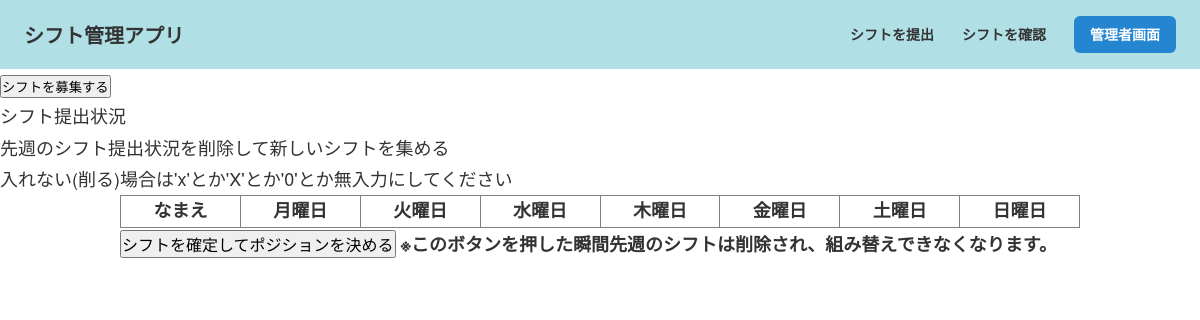
Before: /admin (signed in) with the older database file.
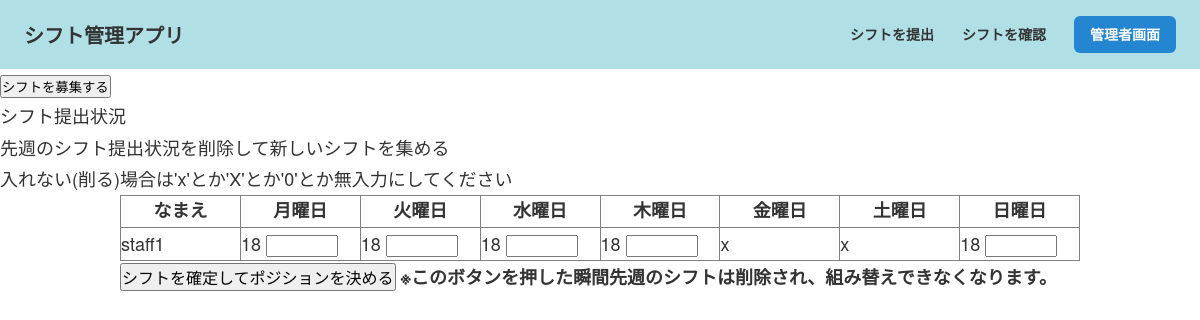
After: the same page with the newer database file.
### app.py (models this page shows)
class Shifts(db.Model):
    id = db.Column(db.Integer, primary_key=True, autoincrement=True)
    username = db.Column(db.String(40), unique=True, nullable=False)
    mon = db.Column(db.String(10))
    tue = db.Column(db.String(10))
    wed = db.Column(db.String(10))
    thu = db.Column(db.String(10))
    fri = db.Column(db.String(10))
    sat = db.Column(db.String(10))
    sun = db.Column(db.String(10))

### app.py (the view)
@app.route('/admin')
@login_required
def admin():
    db_users = db.session.query(Shifts).all()
    shift = []
    for row in db_users:
        shift.append(
            {
                'username' : row.username,
                'mon' : row.mon,
                'tue' : row.tue,
                'wed' : row.wed,
                'thu' : row.thu,
                'fri' : row.fri,
                'sat' : row.sat,
                'sun' : row.sun
            }
        )
    return render_template(
        'admin.html',
        shift=shift,
        week = ['月曜日','火曜日','水曜日','木曜日','金曜日','土曜日','日曜日']
    )

### app.py (called while the page is built)
@login_manager.user_loader
def load_user(user_id):
    return Admin.query.get(int(user_id))

### templates/admin.html (shortened to what this page needs)
<!DOCTYPE html>
<html lang="en">
<head>
    <link rel="stylesheet" href="../static/admin.css">
</head>
<body>
    <header class="header01">
        <h1 class="header01-logo"><a href="{{ url_for('index') }}">シフト管理アプリ</a></h1>
        <nav class="header01-nav">
            <ul class="header01-list">
                <li class="header01-item"><a href="{{ url_for('form') }}">シフトを提出</a></li>
                <li class="header01-item"><a href="{{ url_for('publish') }}">シフトを確認</a></li>
                <li class="header01-item header01-item--contact"><a href="{{ url_for('login_admin') }}">管理者画面</a></li>
            </ul>
        </nav>
    </header>
    <button><a href="{{ url_for('check_delete')}}">シフトを募集する</a></button>
    <h1>シフト提出状況</h1>
    <a href="{{ url_for('check_delete') }}">先週のシフト提出状況を削除して新しいシフトを集める</a>
    <form action="{{ url_for('check_shift') }}" method="POST">
        <p>入れない(削る)場合は'x'とか'X'とか'0'とか無入力にしてください</p>
        <table border="1" width="200">
            <tr>
                <th>なまえ</th>
                <th>月曜日</th>
                <th>火曜日</th>
                <th>水曜日</th>
                <th>木曜日</th>
                <th>金曜日</th>
                <th>土曜日</th>
                <th>日曜日</th>
            </tr>
            {% for i in range(shift|length) %}
                <tr>
                    <td>
                        {{ shift[i].username }}
                    </td>
                    <td>
                        {{ shift[i].mon }}
                        {% if shift[i].mon != 'x' and shift[i].mon != 'X' and shift.mon != '0' %}
                        <input type="text" tabindex="1" size="5" name="mon{{ i }}">
                        {% else %}
                        <input type="text" tabindex="1" size="5" name="mon{{ i }}" value="not_in" hidden>
                        {% endif %}
                    </td>
                    <td>
                        {{ shift[i].tue }}
                        {% if shift[i].tue != 'x' and shift[i].tue != 'X' and shift.tue != '0' %}
                        <input type="text" tabindex="2" size="5" name="tue{{ i }}">
                        {% else %}
                        <input type="text" tabindex="2" size="5" name="tue{{ i }}" value="not_in" hidden>
                        {% endif %}
                    </td>
                    <td>
                        {{ shift[i].wed }}
                        {% if shift[i].wed != 'x' and shift[i].wed != 'X' and shift.wed != '0' %}
                        <input type="text" tabindex="3" size="5" name="wed{{ i }}">
                        {% else %}
                        <input type="text" tabindex="3" size="5" name="wed{{ i }}" value="not_in" hidden>
                        {% endif %}
                    </td>
                    <td>
                        {{ shift[i].thu }}
                        {% if shift[i].thu != 'x' and shift[i].thu != 'X' and shift.thu != '0' %}
                        <input type="text" tabindex="4" size="5" name="thu{{ i }}">
                        {% else %}
                        <input type="text" tabindex="4" size="5" name="thu{{ i }}" value="not_in" hidden>
                        {% endif %}
                    </td>
                    <td>
                        {{ shift[i].fri }}
                    </td>
                    <td>
                        {{ shift[i].sat }}
                    </td>
                    <td>
                        {{ shift[i].sun }}
                        {% if shift[i].sun != 'x' and shift[i].sun != 'X' and shift.sun != '0' %}
                        <input type="text" tabindex="7" size="5" name="sun{{ i }}">
                        {% else %}
                        <input type="text" tabindex="7" size="5" name="sun{{ i }}" value="not_in" hidden>
                        {% endif %}
                    </td>
                </tr>
            {%endfor %}
        </table>
        <input type="submit" value="シフトを確定してポジションを決める" id="button">
        <b>※このボタンを押した瞬間先週のシフトは削除され、組み替えできなくなります。</b>
    </form>
</body>
</html>

Changed rows visible on the page:
added Shifts: username "staff1", mon "18", tue "18", wed "18", thu "18", sun "18"
Other visible differences:
new list line: "    x x "
